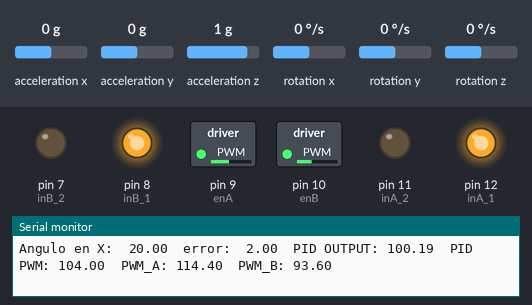
This sketch was run on a simulated Arduino Uno, built with avr-gcc and run on an emulated ATmega328P. Parts: switched loads named in the sketch (green lamp = pin HIGH), output pins drawn as LEDs (lit = HIGH), the last lines printed to the serial monitor. The inputs (shaded band) are chosen by the test bench; at power-on: rotation x 0 °/s, acceleration y 0 g, acceleration x 0 g, acceleration z 1 g, rotation y 0 °/s, rotation z 0 °/s.

Above: at 1.2 s.
1.3 s: rotation x set to -4 °/s
At 2.9 s:
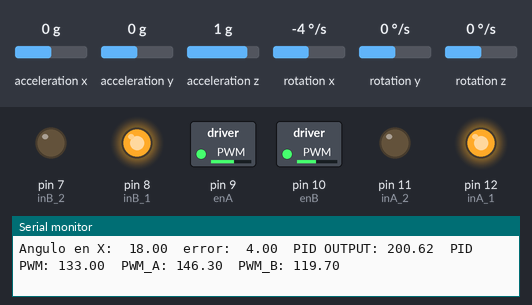
4.3 s: acceleration y set to -1.4 g
At 4.8 s:
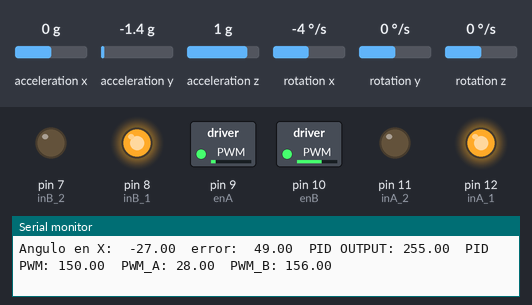
5.8 s: acceleration y set to 0 g
At 7.8 s:
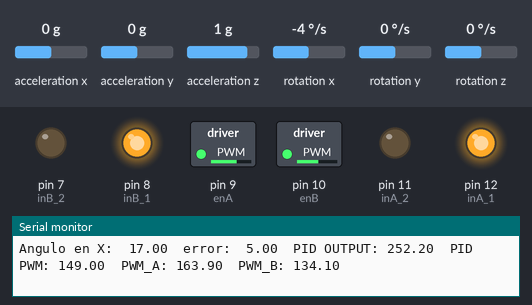
8.8 s: rotation x set to 26 °/s
At 9.8 s:
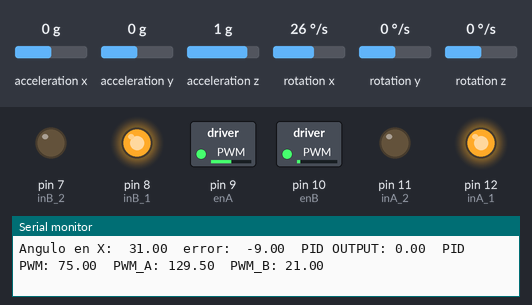
10.7 s: acceleration y set to -0.8 g
At 11.5 s:
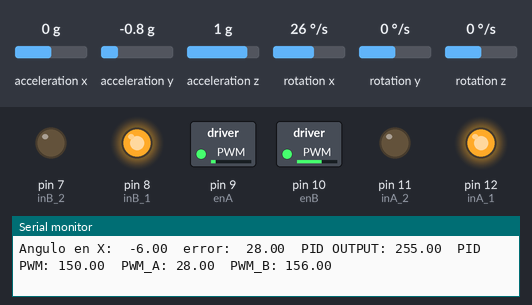
Timing chart, 0 to 13.4 s (numbered marks = the images above; inputs shaded):
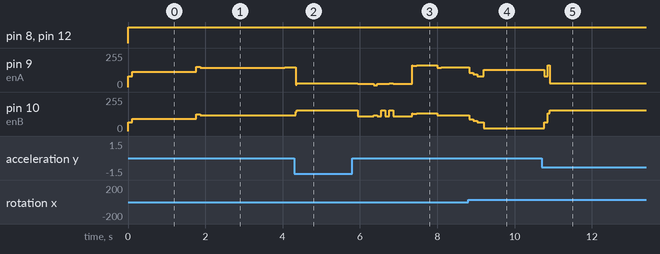

Measured:
- after the input at 1.3 s, pin 9 (enA): 114/255 → 152/255 after 0.46 s, → 146/255 0.10 s later, → 147/255 2.2 s later; pin 10 (enB): 93/255 → 125/255 after 0.46 s, → 119/255 0.10 s later, → 120/255 2.2 s later
- after the input at 4.3 s, pin 9 (enA): 147/255 → 28/255 at once; pin 10 (enB): 120/255 → 156/255 at once
- after the input at 8.8 s, pin 9 (enA): 147/255 → 108/255 at once, → 95/255 0.10 s later, → 82/255 0.10 s later, → 129/255 0.18 s later; pin 10 (enB): 120/255 → 89/255 at once, → 78/255 0.10 s later, → 67/255 0.10 s later, → 21/255 0.18 s later
- after the input at 10.7 s, pin 9 (enA): 129/255 → 82/255 after 0.06 s, → 28/255 0.10 s later; pin 10 (enB): 21/255 → 67/255 after 0.06 s, → 156/255 0.10 s later

The sketch:

MAIN_BALANCIN.ino
```cpp
//Incluimos las librerias necesarias

#include <I2Cdev.h>
#include <MPU6050.h>
#include <PID_v1.h>
#include <Wire.h>

//Se define los pines para el control

#define enA 9
#define enB 10
#define inA_1 12
#define inA_2 11
#define inB_1 8
#define inB_2 7


//Valor del pwm que saca de inercia a los motores. y donde
// se almacenará la información de pwm que irá a cada motor
//y un factor qeue ayuda a regular los motores.

int PWM_I = 110;
float factor_motorA=0.9;
float factor_motorB =0.7;
double PWM_A, PWM_B;

//definición de las variables crudas donde se almacenará la lectua
//de la mpu 6050. También se inicia el sensor de tipo MPU6050

int ax, ay, az;
int gx, gy, gz;
long tiempo_prev;
float dt;
double ang_x, ang_x1;
float ang_x_prev, ang_y_prev;
MPU6050 sensor;


//Definición de las variables de las constantes del controlador
//PID. y de los parametros necesarios para el constructor del objeto tipo´PID
//de la libreria PID_V1.h.También se inicia el objeto tipo PID. Se declaran dos tipos
//de variables de las constantes PID una agresiva para cuando el error sea muy grande
//y un arreglo conservativo para cuando el error sea mucho más pequeño.


double aggKp=50, aggKi=0.008, aggKd=25;
double consKp=50, consKi=0.08, consKd=1;
double Setpoint = 22;
double PID_OUT;

PID Controlador(&ang_x1, &PID_OUT, &Setpoint, aggKp, aggKi, aggKd, DIRECT);

//Se define la función de reset por software:
void (*resetFunc)(void) = 0;

void setup() {
  // Se inicializa la comunicación serial, la comunicación I2C
  //el sensor mpu6050 y el modo de los pines del puente H
  Serial.begin(115200);
  Wire.begin();
  sensor.initialize();
  pinMode(enA,OUTPUT);
  pinMode(enB, OUTPUT);
  pinMode(inA_1,OUTPUT);
  pinMode(inA_2,OUTPUT);
  pinMode(inB_1,OUTPUT);
  pinMode(inB_2,OUTPUT);

  sensor.setXGyroOffset(220);
  sensor.setYGyroOffset(76);
  sensor.setZGyroOffset(-85);
  sensor.setZAccelOffset(1688);

  Controlador.SetMode(AUTOMATIC);
  Controlador.SetOutputLimits(0, 255);


}

void loop() {
  // Leer las aceleraciones y velocidades angulares, se calcula
  // el tiempo actual y la diferencia de tiempo para el calculo del
  // angulo mediante la rotación del giroescopio.

  digitalWrite(inA_1, HIGH);
  digitalWrite(inA_2, LOW);
  digitalWrite(inB_1, HIGH);
  digitalWrite(inB_2, LOW);

  sensor.getAcceleration(&ax, &ay, &az);
  sensor.getRotation(&gx, &gy, &gz);


  dt = (millis()-tiempo_prev)/1000.0;
  tiempo_prev=millis();

  //Calcular los ángulos con acelerometro
  float accel_ang_x=atan(ay/sqrt(pow(ax,2) + pow(az,2)))*(180.0/3.14);

  //Calcular angulo de rotación con giroscopio y acelerometro
  // y complemento con el filtro complemento, se le suma +15 al angulo
  // como correción para ubicar el angulo 0 donde queremos que se establezca.

  ang_x = (0.98*(ang_x_prev+(gx/131)*dt) + 0.02*accel_ang_x);
  ang_x_prev=ang_x;

  ang_x1 = map(ang_x,-16,16,0,40);
  //ang_x1 = ang_x;

  if (isnan(ang_x)) {
      resetFunc();
    }


  //Si el angulo es menor a un rango establecido por un error, le enviaremos
  // angulo en 0 para que disminuya la salida del pid y calculamos el pid total.
  // mediante la función Compute de la libreria.

 float angle_error = Setpoint-ang_x1;

  if(-6 < angle_error && angle_error < 7){
      //Cambiamos los valores de las constantes pid para realizar un control
      //mas conservativo, o mas suave.
      Controlador.SetTunings(consKp,consKi,consKd);

      }

  //Si no estamos en el rango establecido por -10 y 10 entonces queremos volver a los valores de
  // las constantes para un control mas agresivo.

  else{
    Controlador.SetTunings(aggKp,aggKi,aggKd);
  }

  Controlador.Compute();
  //Mapeamos los valores de pid para obtener el valor para enviarle
  // al motor. De 0 a 250 para el pid y la salida será de 0 a 150
  // debido a que ya tenemos un valor inicial que es de donde sale
  // los motores salen de la inercia.
  /*if(PID_OUT < 10){
    PID_OUT = 10;
  }*/

  float PID_PWM = map(PID_OUT, -255, 255, 0, 150);

  //Analizamos mediante unos condicionales en que motor se necesita mas potencia.
  // y los restamos o sumamos al valor donde el motor sale de la inercia. Lo hacemos
  // con la varibale auxiliar debido a que en esta está almacenada la información del
  // angulo.

  if(angle_error < -4){
      PWM_B = abs(PWM_I - PID_PWM);
      PWM_A = (PWM_I + PID_PWM);
      factor_motorA = 0.7;
      factor_motorB = 0.6;

    }
    else if(angle_error > 7){
      PWM_B = PWM_I + PID_PWM;
      PWM_A = abs(PWM_I - PID_PWM);
       factor_motorA = 0.7;
      factor_motorB = 0.6;

    }
    else if(-4 < angle_error && angle_error < 6){
      PWM_B = PID_PWM;
      PWM_A = PID_PWM;
      factor_motorA = 1.1;
      factor_motorB = 0.9;

    }

  analogWrite(enA, PWM_A*factor_motorA);
  analogWrite(enB, PWM_B*factor_motorB);


  //Se muestra el angulo en x y los parametros calculados durante una ejecución
  // del loop

  Serial.print("Angulo en X:  ");
  Serial.print(ang_x1);
  Serial.print("  error:  ");
  Serial.print(angle_error);
  Serial.print("  PID OUTPUT: ");
  Serial.print(PID_OUT);
  Serial.print("  PID PWM: ");
  Serial.print(PID_PWM);
  Serial.print("  PWM_A: ");
  Serial.print(PWM_A*factor_motorA);
  Serial.print("  PWM_B: ");
  Serial.println(PWM_B*factor_motorB);


}
```
